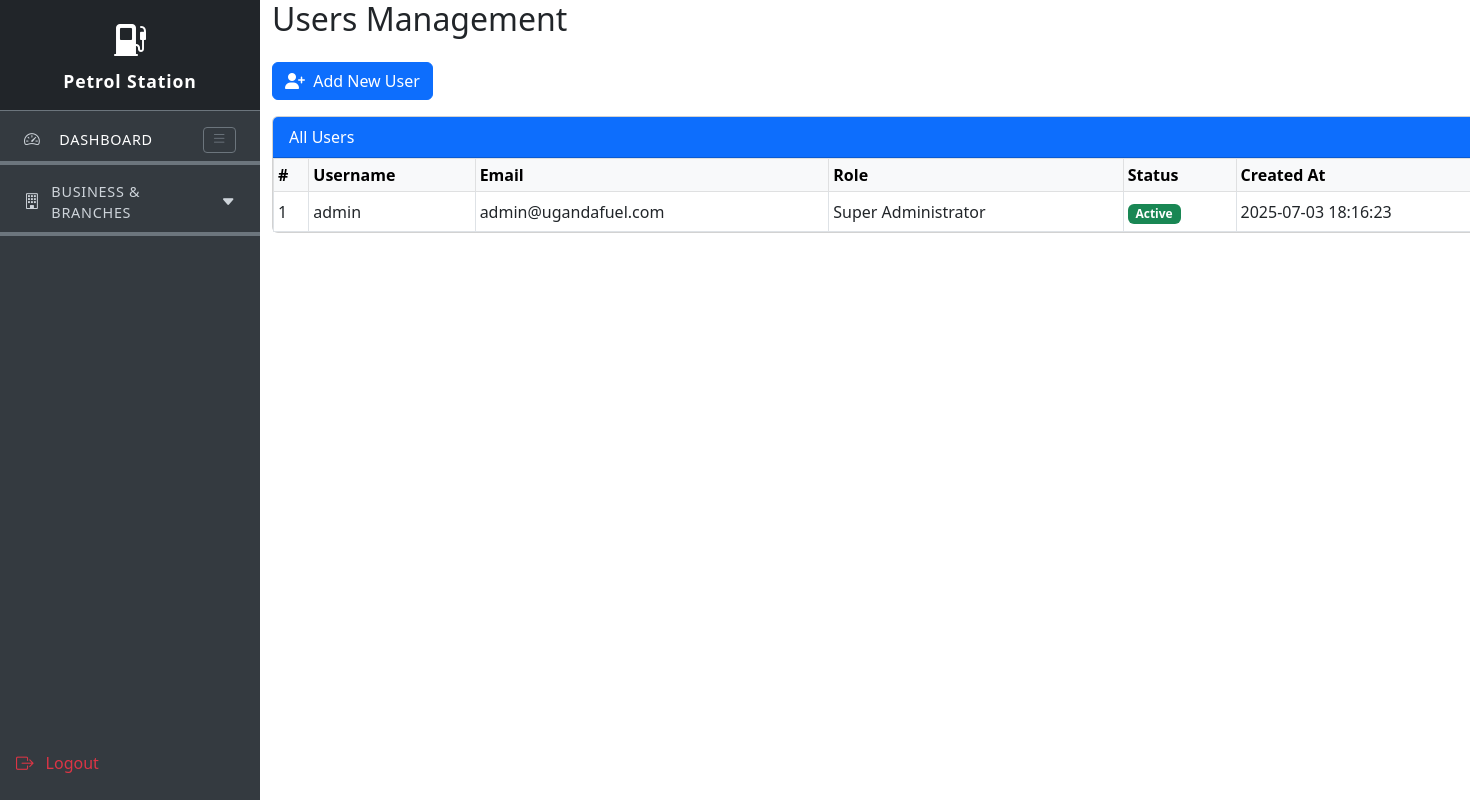
Page /public/user.php on the committed database.
### tables this page shows
CREATE TABLE users (
    id BIGINT UNSIGNED AUTO_INCREMENT PRIMARY KEY,
    business_id BIGINT UNSIGNED,
    branch_id BIGINT UNSIGNED,
    employee_id VARCHAR(50) UNIQUE,
    username VARCHAR(50) UNIQUE NOT NULL,         
    email VARCHAR(191) UNIQUE NOT NULL,           
    phone VARCHAR(20),
    password VARCHAR(255) NOT NULL,
    first_name VARCHAR(100) NOT NULL,
    last_name VARCHAR(100) NOT NULL,
    middle_name VARCHAR(100),
    date_of_birth DATE,
    gender ENUM('male', 'female', 'other'),
    national_id VARCHAR(50),
    address TEXT,
    city VARCHAR(100),
    district VARCHAR(100),
    emergency_contact_name VARCHAR(255),
    emergency_contact_phone VARCHAR(20),
    profile_photo VARCHAR(500),
    status ENUM('active', 'inactive', 'suspended') DEFAULT 'active',
    last_login TIMESTAMP NULL,
    email_verified_at TIMESTAMP NULL,
    phone_verified_at TIMESTAMP NULL,
    hired_date DATE,
    termination_date DATE,
    created_at TIMESTAMP DEFAULT CURRENT_TIMESTAMP,
    updated_at TIMESTAMP DEFAULT CURRENT_TIMESTAMP ON UPDATE CURRENT_TIMESTAMP,
    deleted_at TIMESTAMP NULL,
    FOREIGN KEY (business_id) REFERENCES businesses(id) ON DELETE SET NULL,
    FOREIGN KEY (branch_id) REFERENCES branches(id) ON DELETE SET NULL
);

CREATE TABLE roles (
    id BIGINT UNSIGNED AUTO_INCREMENT PRIMARY KEY,
    name VARCHAR(191) UNIQUE NOT NULL,   
    display_name VARCHAR(190) NOT NULL,
    description TEXT,
    level TINYINT UNSIGNED DEFAULT 1,
    is_system_role BOOLEAN DEFAULT FALSE,
    created_at TIMESTAMP DEFAULT CURRENT_TIMESTAMP,
    updated_at TIMESTAMP DEFAULT CURRENT_TIMESTAMP ON UPDATE CURRENT_TIMESTAMP,
    deleted_at TIMESTAMP NULL
);

### public/user.php (the view, shortened to what this page needs)
<?php
include '../config/db_connect.php';
$sql = "SELECT u.id, u.username, u.email, u.status, u.created_at, u.updated_at, r.id as role_id, r.name as role_name, r.display_name as role_display_name FROM users u LEFT JOIN user_roles ur ON u.id = ur.user_id LEFT JOIN roles r ON ur.role_id = r.id WHERE u.deleted_at IS NULL ORDER BY u.id ASC";
$result = mysqli_query($conn, $sql);
$users = [];
while ($row = mysqli_fetch_assoc($result)) {
    $users[] = $row;
}
?>
<!DOCTYPE html>
<html lang="en">
<head>
    <link href="https://cdn.jsdelivr.net/npm/bootstrap@5.3.0/dist/css/bootstrap.min.css" rel="stylesheet">
    <link rel="stylesheet" href="https://cdnjs.cloudflare.com/ajax/libs/font-awesome/6.4.0/css/all.min.css">
</head>
<body>
        <?php include '../includes/sidebar.php'; ?>
<div class="container-fluid">
    <div class="row flex-nowrap">
        <div class="col-auto d-none d-md-block p-0">
            <?php include '../includes/sidebar.php'; ?>
        </div>
        <div>
            <h2 class="mb-4">Users Management</h2>
            <button class="btn btn-primary mb-3" data-bs-toggle="modal" data-bs-target="#addUserModal"><i class="fas fa-user-plus me-1"></i> Add New User</button>
            <div class="card mb-4">
                <div class="card-header bg-primary text-white">All Users</div>
                <div class="card-body p-0">
                    <div class="table-responsive">
                        <table class="table table-sm table-bordered table-hover align-middle mb-0">
                            <thead class="table-light">
                                <tr>
                                    <th>#</th>
                                    <th>Username</th>
                                    <th>Email</th>
                                    <th>Role</th>
                                    <th>Status</th>
                                    <th>Created At</th>
                                </tr>
                            </thead>
                            <tbody>
                                <?php $serial = 1; ?>
                                <?php foreach ($users as $user): ?>
                                    <tr>
                                        <td><?php echo htmlspecialchars($serial++); ?></td>
                                        <td><?php echo htmlspecialchars($user['username']); ?></td>
                                        <td><?php echo htmlspecialchars($user['email']); ?></td>
                                        <td><?php echo htmlspecialchars($user['role_display_name'] ?? $user['role_name'] ?? 'N/A'); ?></td>
                                        <td>
                                            <?php if ($user['status'] === 'active'): ?>
                                                <span class="badge bg-success">Active</span>
                                            <?php else: ?>
                                                <span class="badge bg-secondary">Inactive</span>
                                            <?php endif; ?>
                                        </td>
                                        <td><?php echo htmlspecialchars($user['created_at']); ?></td>
                                    </tr>
                                <?php endforeach; ?>
                            </tbody>
                        </table>
                    </div>
                </div>
            </div>
        </div>
    </div>
</div>
</body>
</html>

### rows in the picture
users: username "admin", email "admin@ugandafuel.com", roles.display_name "Super Administrator", status "Active", created_at "2025-07-03 18:16:23"

### other values in the picture
$module['section'] "BUSINESS & BRANCHES"
